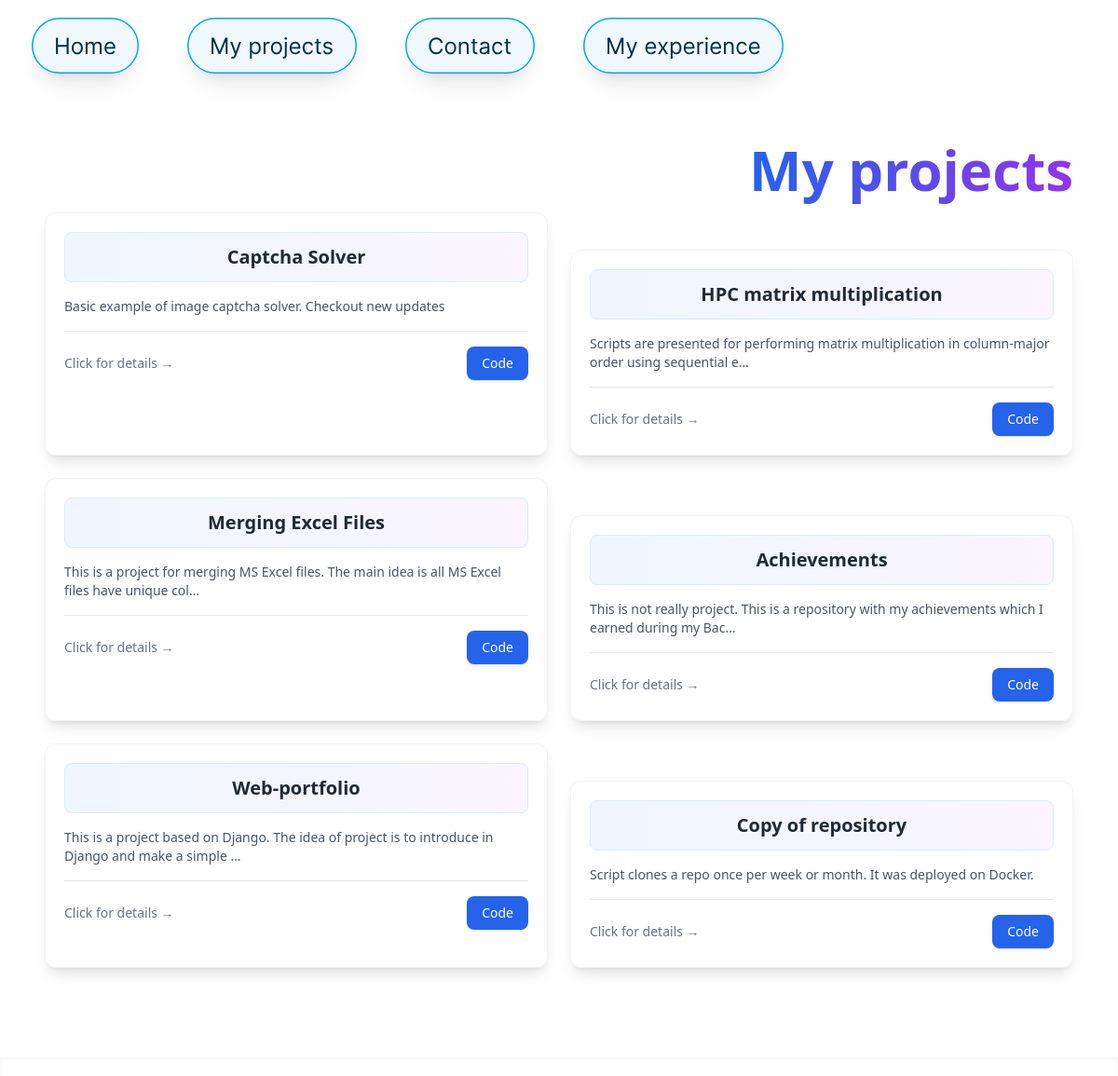
Page /projects/ on the earlier database version.
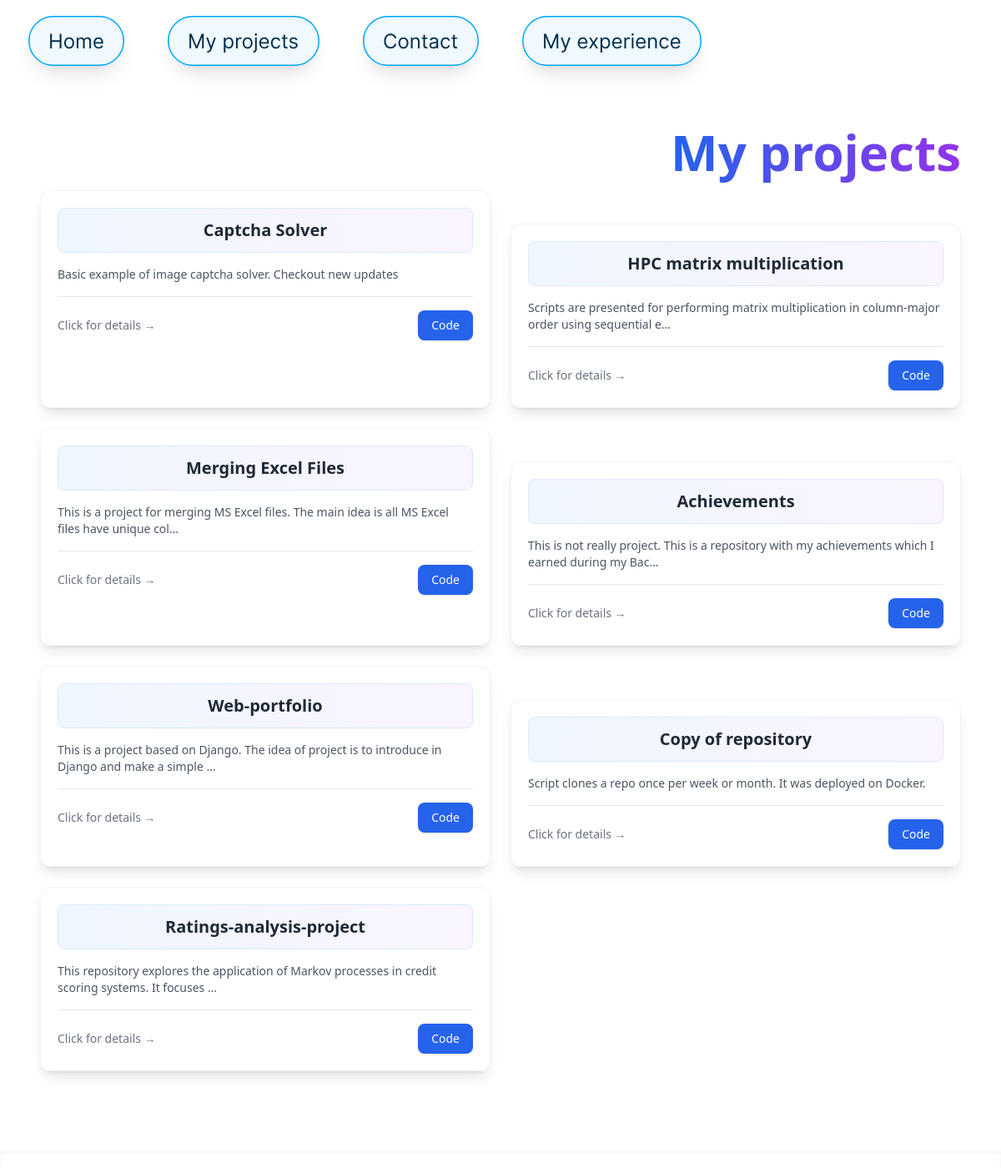
Same page on the later database version.
### portfolio/models.py (models this page shows, shortened)
class Project(models.Model):
    CATEGORY_CHOICES = [
        ("work", "Рабочие"),
        ("university", "Вузовские"),
        ("personal", "Личные/пэт"),
    ]
    title = models.CharField(max_length=200)
    description = models.TextField()
    progress = models.PositiveIntegerField(default=0)
    link = models.URLField(max_length=200, blank=True)
    category = models.CharField(max_length=20, choices=CATEGORY_CHOICES,  default='personal')

### portfolio/views.py (the view)
# urls.py: path('projects/', views.project_tree, name='projects_tree'),
def project_tree(request):
    projects = Project.objects.all()
    buttons = list_buttons()
    print("here my cv")
    categories = {
        "work": projects.filter(category="work"),
        "university": projects.filter(category="university"),
        "personal": projects.filter(category="personal"),
    }
    context = {"categories": categories,
               "projects": projects,
               "buttons": buttons,
    }
    return render(request, "portfolio/project_list.html", context)

### portfolio/models.py (called while the page is built)
def list_buttons():
    folder = os.path.join(settings.MEDIA_ROOT, "buttons")
    buttons = []
    for filename in os.listdir(folder):
        if os.path.isfile(os.path.join(folder, filename)):
            name, ext = os.path.splitext(filename)
            buttons.append({
                "name": name.capitalize(),
                "img_url": f"{settings.MEDIA_URL}buttons/{filename}",
                "link": f"/{name.lower()}/",
            })
    return buttons

### portfolio/templates/portfolio/project_list.html (shortened to what this page needs)
<!DOCTYPE html>
<html lang="en">
<head>
    <script src="https://cdn.tailwindcss.com"></script>
</head>
<body class="flex flex-col min-h-screen text-gray-800 font-sans bg-[url('/media/background/Background_v_2.png')] bg-cover bg-center bg-no-repeat">
    <header class="bg-transparent">
        <nav class="flex items-center px-4 py-4 ">
            <ul class="flex gap-4">
                {% for button in buttons %}
                    <li>
                        <a href="{{ button.link }}">
                            <img src="{{ button.img_url }}" alt="{{ button.name }}"
                                 class="h-15 w-auto hover:rotate-12 transition-transform duration-200">
                        </a>
                    </li>
                {% endfor %}
            </ul>
        </nav>
    </header>
    <main class="flex-1 px-4 py-4">
        <section class="p-8 -mt-6 md:flex md:items-center md:gap-8">
            <div class="order-2 md:order-1 flex-1">
                <h1 class="order-1 md:order-2 md:text-right text-4xl md:text-6xl font-bold mb-4 relative
                           md:ml-8">
                    <span class="bg-gradient-to-r from-blue-600 to-purple-600
                                 bg-clip-text text-transparent">
                    </span>
                </h1>
                <div class="grid grid-cols-1 md:grid-cols-2 gap-6">
                    {% for project in projects %}
                    <div class="bg-white/80 backdrop-blur-sm rounded-xl shadow-lg p-5
                                hover:shadow-xl transition-all duration-300 cursor-pointer
                                border border-gray-200/50 hover:border-blue-300
                                {% if forloop.counter|divisibleby:2 %}md:mt-10{% else %}md:mt-0{% endif %}"
                         onclick="showProjectDetails({{ forloop.counter0 }})">
                        <div class="mb-4 p-3 bg-gradient-to-r from-blue-50 to-purple-50
                                    rounded-lg border border-blue-100">
                            <h3 class="text-xl font-bold text-gray-800 text-center">{{ project.title }}</h3>
                        </div>
                        <p class="text-gray-600 text-sm mb-4 line-clamp-2">
                            {{ project.description|truncatechars:100 }}
                        </p>
                        {% if project.link %}
                        <div class="flex justify-between items-center pt-4 border-t border-gray-200">
                            <span class="text-sm text-gray-500">Click for details →</span>
                            <a href="{{ project.link }}" target="_blank"
                               class="px-4 py-2 bg-blue-600 text-white text-sm rounded-lg
                                      hover:bg-blue-700 transition-colors duration-300
                                      shadow hover:shadow-md"
                               onclick="event.stopPropagation()">
                                Code
                            </a>
                        </div>
                        {% else %}
                        <div class="pt-4 border-t border-gray-200">
                            <span class="text-sm text-gray-500">Click for details →</span>
                        </div>
                        {% endif %}
                    </div>
                    {% endfor %}
                </div>
            </div>
        </section>
    </main>
     <footer class="shadow-inner mt-12">
        <div class="container mx-auto text-center text-white text-sm">
        </div>
    </footer>
</body>
</html>

### portfolio/templates/portfolio/project_list.html (style rules this page uses)
.line-clamp-2 { display: -webkit-box; -webkit-line-clamp: 2; -webkit-box-orient: vertical; overflow: hidden; }
@media (min-width: 768px) { .grid > div:nth-child(even) { margin-top: 2.5rem; } }

Differences in the rows shown:
added Project: title "Ratings-analysis-project", description "This repository explores the application of Markov processes in credit scoring systems. It focuses …"
